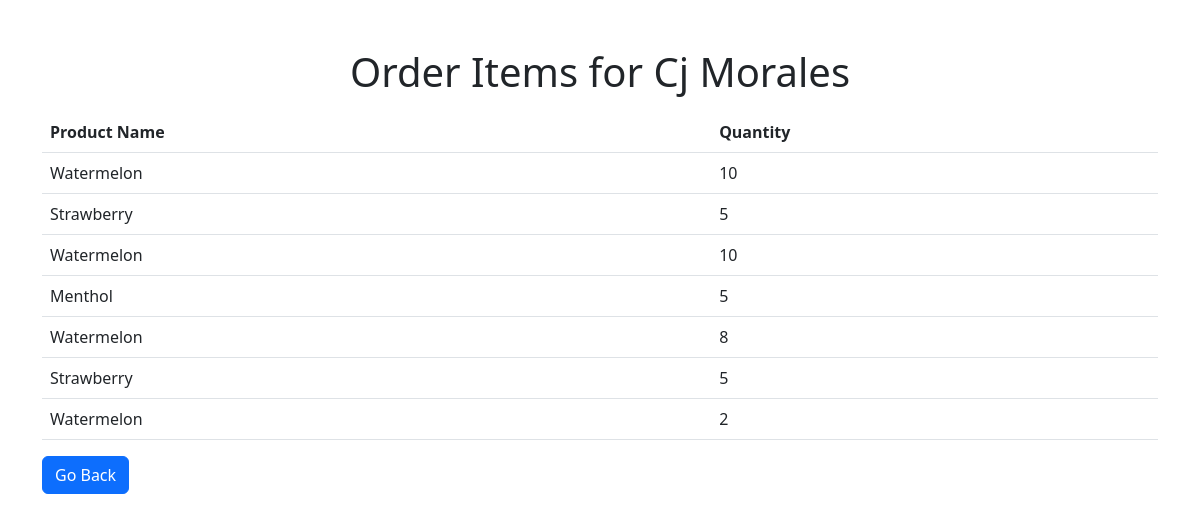
/adminbasta/reports_vieworder.php?id=5 (signed in), run on the app's committed database.
### tables this page shows
CREATE TABLE `users` (
  `id` int(11) NOT NULL,
  `email` varchar(255) NOT NULL,
  `password` varchar(255) NOT NULL,
  `access_level` int(11) DEFAULT NULL,
  `position` varchar(255) NOT NULL,
  `id_appoint` int(11) NOT NULL,
  `id_team` int(11) NOT NULL,
  `firstname` varchar(255) NOT NULL,
  `lastname` varchar(255) NOT NULL,
  `address` text NOT NULL,
  `contact` varchar(255) NOT NULL,
  `valid_id` varchar(255) NOT NULL,
  `pfp` varchar(255) NOT NULL
);

CREATE TABLE `order_items` (
  `item_id` int(11) NOT NULL,
  `order_id` int(11) NOT NULL,
  `product_id` int(11) NOT NULL,
  `product_name` varchar(255) NOT NULL,
  `product_image` varchar(255) NOT NULL,
  `product_price` decimal(6,2) NOT NULL,
  `product_quantity` int(11) NOT NULL,
  `user_id` int(11) NOT NULL,
  `order_date` datetime NOT NULL DEFAULT current_timestamp(),
  `order_status` varchar(255) NOT NULL,
  `id_team` int(11) NOT NULL,
  `id_appoint` int(11) NOT NULL,
  `appointed_to` varchar(255) NOT NULL
);

### adminbasta/reports_vieworder.php (the view, shortened to what this page needs)
<?php
require '../config/connection.php';
$user_id = isset($_GET['id']) ? $_GET['id'] : null;
$query_user = "SELECT * FROM users WHERE id = $user_id";
$result_user = mysqli_query($connection, $query_user);
$user = mysqli_fetch_assoc($result_user);
$query_order_items = "SELECT * FROM order_items WHERE user_id = $user_id";
$result_order_items = mysqli_query($connection, $query_order_items);
?>
<!DOCTYPE html>
<html lang="en">
<head>
    <link rel="stylesheet" href="https://cdnjs.cloudflare.com/ajax/libs/twitter-bootstrap/5.3.0/css/bootstrap.min.css">
</head>
<body>
    <div class="container mt-5">
        <h1 class="text-center">Order Items for <?php echo $user['firstname'] . " " . $user['lastname']; ?></h1>
        <table class="table mt-3">
            <thead>
                <tr>
                    <th>Product Name</th>
                    <th>Quantity</th>
                </tr>
            </thead>
            <tbody>
                <?php while ($row = mysqli_fetch_assoc($result_order_items)) : ?>
                    <tr>
                        <td><?php echo $row['product_name']; ?></td>
                        <td><?php echo $row['product_quantity']; ?></td>
                    </tr>
                <?php endwhile; ?>
            </tbody>
        </table>
        <a href="reports_view.php" class="btn btn-primary">Go Back</a>
    </div>
</body>
</html>

### data on the page
users: firstname "Cj", lastname "Morales"
order_items: product_name "Watermelon", product_quantity "10"
order_items: product_name "Strawberry", product_quantity "5"
order_items: product_name "Watermelon", product_quantity "10"
order_items: product_name "Menthol", product_quantity "5"
order_items: product_name "Watermelon", product_quantity "8"
order_items: product_name "Strawberry", product_quantity "5"
order_items: product_name "Watermelon", product_quantity "2"
